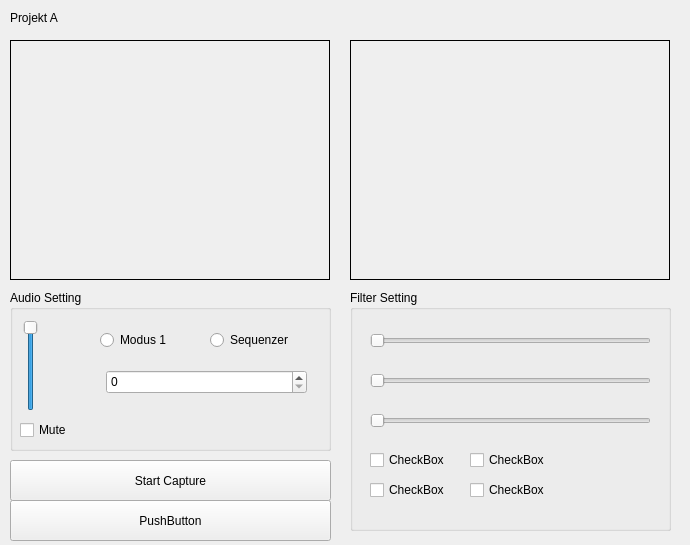
<?xml version="1.0" encoding="UTF-8"?>
<ui version="4.0">
 <class>ProjectAWidget</class>
 <widget class="QWidget" name="ProjectAWidget">
  <property name="geometry">
   <rect>
    <x>0</x>
    <y>0</y>
    <width>690</width>
    <height>545</height>
   </rect>
  </property>
  <property name="minimumSize">
   <size>
    <width>690</width>
    <height>545</height>
   </size>
  </property>
  <property name="windowTitle">
   <string>Form</string>
  </property>
  <widget class="QLabel" name="label">
   <property name="geometry">
    <rect>
     <x>10</x>
     <y>10</y>
     <width>59</width>
     <height>16</height>
    </rect>
   </property>
   <property name="text">
    <string>Projekt A</string>
   </property>
  </widget>
  <widget class="QPushButton" name="pushButton">
   <property name="geometry">
    <rect>
     <x>10</x>
     <y>460</y>
     <width>321</width>
     <height>41</height>
    </rect>
   </property>
   <property name="text">
    <string>Start Capture</string>
   </property>
  </widget>
  <widget class="VideoWidget" name="inputFrame">
   <property name="geometry">
    <rect>
     <x>10</x>
     <y>40</y>
     <width>320</width>
     <height>240</height>
    </rect>
   </property>
   <property name="frameShape">
    <enum>QFrame::Box</enum>
   </property>
   <property name="text">
    <string/>
   </property>
   <property name="scaledContents">
    <bool>false</bool>
   </property>
   <property name="alignment">
    <set>Qt::AlignCenter</set>
   </property>
  </widget>
  <widget class="VideoWidget" name="outputFrame">
   <property name="geometry">
    <rect>
     <x>350</x>
     <y>40</y>
     <width>320</width>
     <height>240</height>
    </rect>
   </property>
   <property name="frameShape">
    <enum>QFrame::Box</enum>
   </property>
   <property name="text">
    <string/>
   </property>
   <property name="scaledContents">
    <bool>false</bool>
   </property>
   <property name="alignment">
    <set>Qt::AlignCenter</set>
   </property>
  </widget>
  <widget class="QGroupBox" name="groupBox">
   <property name="geometry">
    <rect>
     <x>10</x>
     <y>290</y>
     <width>321</width>
     <height>161</height>
    </rect>
   </property>
   <property name="title">
    <string>Audio Setting</string>
   </property>
   <widget class="QSlider" name="masterVolSlider">
    <property name="geometry">
     <rect>
      <x>10</x>
      <y>30</y>
      <width>22</width>
      <height>91</height>
     </rect>
    </property>
    <property name="maximum">
     <number>100</number>
    </property>
    <property name="sliderPosition">
     <number>100</number>
    </property>
    <property name="orientation">
     <enum>Qt::Vertical</enum>
    </property>
   </widget>
   <widget class="QRadioButton" name="addCB">
    <property name="geometry">
     <rect>
      <x>90</x>
      <y>40</y>
      <width>102</width>
      <height>20</height>
     </rect>
    </property>
    <property name="text">
     <string>Modus 1</string>
    </property>
   </widget>
   <widget class="QRadioButton" name="sequenzerCB">
    <property name="geometry">
     <rect>
      <x>200</x>
      <y>40</y>
      <width>102</width>
      <height>20</height>
     </rect>
    </property>
    <property name="text">
     <string>Sequenzer</string>
    </property>
   </widget>
   <widget class="QCheckBox" name="muteCB">
    <property name="geometry">
     <rect>
      <x>10</x>
      <y>130</y>
      <width>61</width>
      <height>20</height>
     </rect>
    </property>
    <property name="text">
     <string>Mute</string>
    </property>
   </widget>
   <widget class="QSpinBox" name="beatSB">
    <property name="geometry">
     <rect>
      <x>96</x>
      <y>80</y>
      <width>201</width>
      <height>24</height>
     </rect>
    </property>
   </widget>
  </widget>
  <widget class="QGroupBox" name="groupBox_2">
   <property name="geometry">
    <rect>
     <x>350</x>
     <y>290</y>
     <width>321</width>
     <height>241</height>
    </rect>
   </property>
   <property name="title">
    <string>Filter Setting</string>
   </property>
   <widget class="QSlider" name="horizontalSlider">
    <property name="geometry">
     <rect>
      <x>20</x>
      <y>80</y>
      <width>281</width>
      <height>22</height>
     </rect>
    </property>
    <property name="orientation">
     <enum>Qt::Horizontal</enum>
    </property>
   </widget>
   <widget class="QSlider" name="horizontalSlider_2">
    <property name="geometry">
     <rect>
      <x>20</x>
      <y>40</y>
      <width>281</width>
      <height>22</height>
     </rect>
    </property>
    <property name="orientation">
     <enum>Qt::Horizontal</enum>
    </property>
   </widget>
   <widget class="QSlider" name="horizontalSlider_3">
    <property name="geometry">
     <rect>
      <x>20</x>
      <y>120</y>
      <width>281</width>
      <height>22</height>
     </rect>
    </property>
    <property name="orientation">
     <enum>Qt::Horizontal</enum>
    </property>
   </widget>
   <widget class="QCheckBox" name="checkBox_2">
    <property name="geometry">
     <rect>
      <x>20</x>
      <y>160</y>
      <width>89</width>
      <height>20</height>
     </rect>
    </property>
    <property name="text">
     <string>CheckBox</string>
    </property>
   </widget>
   <widget class="QCheckBox" name="checkBox_3">
    <property name="geometry">
     <rect>
      <x>20</x>
      <y>190</y>
      <width>89</width>
      <height>20</height>
     </rect>
    </property>
    <property name="text">
     <string>CheckBox</string>
    </property>
   </widget>
   <widget class="QCheckBox" name="checkBox_4">
    <property name="geometry">
     <rect>
      <x>120</x>
      <y>160</y>
      <width>89</width>
      <height>20</height>
     </rect>
    </property>
    <property name="text">
     <string>CheckBox</string>
    </property>
   </widget>
   <widget class="QCheckBox" name="checkBox_5">
    <property name="geometry">
     <rect>
      <x>120</x>
      <y>190</y>
      <width>89</width>
      <height>20</height>
     </rect>
    </property>
    <property name="text">
     <string>CheckBox</string>
    </property>
   </widget>
  </widget>
  <widget class="QPushButton" name="pushButton_2">
   <property name="geometry">
    <rect>
     <x>10</x>
     <y>500</y>
     <width>321</width>
     <height>41</height>
    </rect>
   </property>
   <property name="text">
    <string>PushButton</string>
   </property>
  </widget>
  <zorder>groupBox_2</zorder>
  <zorder>label</zorder>
  <zorder>pushButton</zorder>
  <zorder>inputFrame</zorder>
  <zorder>outputFrame</zorder>
  <zorder>groupBox</zorder>
  <zorder>pushButton_2</zorder>
 </widget>
 <customwidgets>
  <customwidget>
   <class>VideoWidget</class>
   <extends>QLabel</extends>
   <header>videowidget.h</header>
  </customwidget>
 </customwidgets>
 <resources/>
 <connections>
  <connection>
   <sender>masterVolSlider</sender>
   <signal>valueChanged(int)</signal>
   <receiver>ProjectAWidget</receiver>
   <slot>test()</slot>
   <hints>
    <hint type="sourcelabel">
     <x>31</x>
     <y>352</y>
    </hint>
    <hint type="destinationlabel">
     <x>339</x>
     <y>289</y>
    </hint>
   </hints>
  </connection>
 </connections>
 <slots>
  <slot>test()</slot>
 </slots>
</ui>
